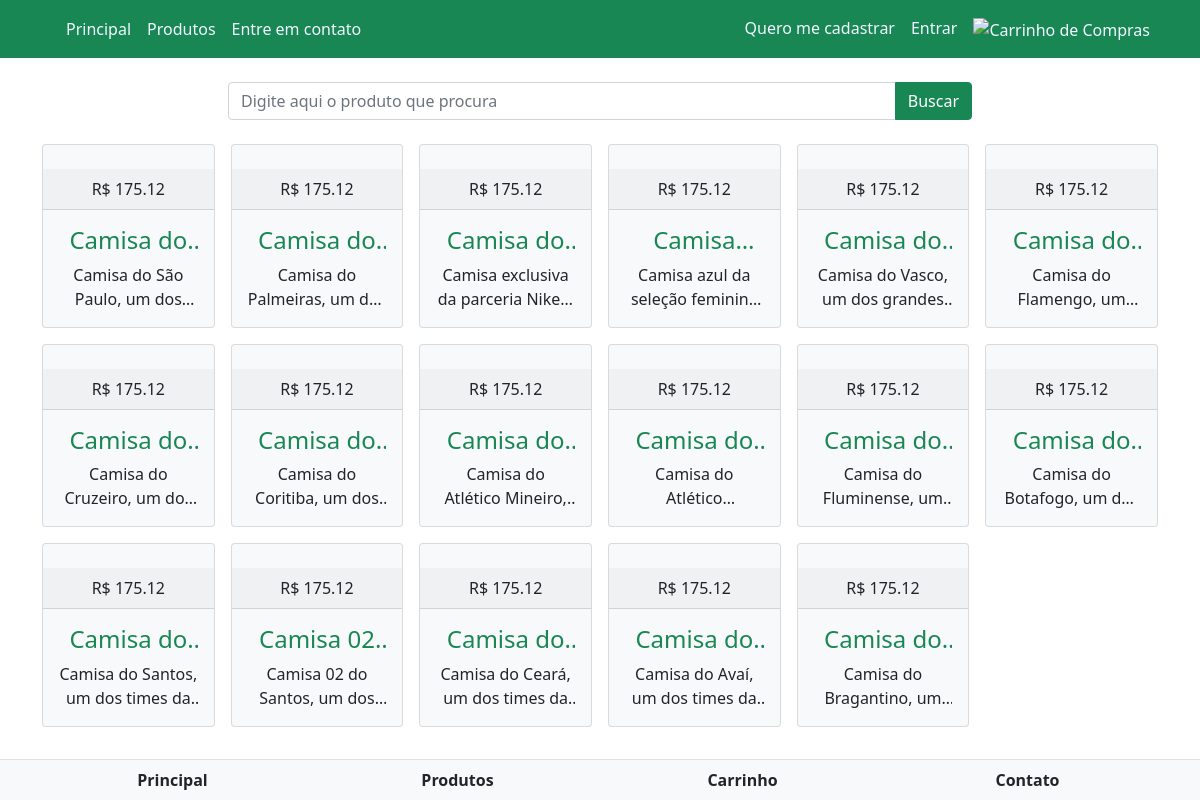
/produtos.php, run on the app's committed database.
### tables this page shows
CREATE table produto(
    id_produto serial not null,
    prod_nome varchar (100) not null,
    prod_preco double not null,
    prod_descricao varchar (200) not null,
    tamanho_p int not null,
    tamanho_m int not null,
    tamanho_g int not null,
    tamanho_gg int not null,
    prod_imagem varchar (100) not null,
    primary key (id_produto)
);

### controllers/base-html.controller.php (called while the page is built)
<?php
require("layout/base-html.php");

### controllers/cabecalho.controller.php (called while the page is built, shortened)
<?php
    $Logado = $_SESSION['logado'] ?? false;
    function verificaUsuario($Logado){
        return 'Entrar';
    }
    function verificaCadastro($Logado){
        return 'Quero me cadastrar';
    }
    function verificaLink($Logado){
        return 'cadastro.php';
    }
require('layout/cabecalho.php');

### controllers/barra-pesquisa.controller.php (called while the page is built)
<?php
require("layout/barra-pesquisa.php");

### controllers/produtos.controller.php (called while the page is built)
<?php
require("views/produtos.view.php");

### controllers/rodape.controller.php (called while the page is built)
<?php
require('layout/rodape.php');

### views/produtos.view.php (the view, shortened to what this page needs)
<?php
    $bd = Conexao::get();
    $query = $bd -> prepare("SELECT * FROM produto");
    $query -> execute();
    $produtos = $query -> fetchAll(PDO::FETCH_OBJ);
?>
<main class="container">
    <div class="row g-3">
        <?php foreach ($produtos as $produto) : ?>
            <div class="col-xl-2 col-lg-3 col-md-4 col-sm-6 d-flex align-items-stretch">
                <div class="card text-center bg-light">
                    <a href="produto.php">
                    </a>
                    <div class="card-header">R$ <?= $produto->prod_preco ?></div>
                    <div class="card-body">
                        <h4 class="card-title text-success description-size-limiter-1-line"><?= $produto->prod_nome ?></h4>
                        <p class="card-text description-size-limiter-2-lines"><?= $produto->prod_descricao ?></p>
                    </div>
                </div>
            </div>
        <?php endforeach; ?>
    </div>
</main>
<div style="height: 43px;" class="d-none d-md-block"></div>

### layout/base-html.php (shortened to what this page needs)
<!DOCTYPE html>
<html lang="pt-BR">
<head>
    <link rel="stylesheet" href="/css/style.css">
    <link href="https://cdn.jsdelivr.net/npm/bootstrap@5.1.3/dist/css/bootstrap.min.css" rel="stylesheet">

### produtos.php (shortened to what this page needs)
<?php
    require('controllers/base-html.controller.php');
?>
</head>
<body>
    <?php require('controllers/cabecalho.controller.php') ?>
    <?php require("controllers/barra-pesquisa.controller.php") ?>
    <?php require("controllers/produtos.controller.php") ?>
    <?php require('controllers/rodape.controller.php') ?>
</body>
</html>

### layout/cabecalho.php (shortened to what this page needs)
<nav class="navbar navbar-expand-md navbar-dark bg-success cabecalho">
    <div class="container">
        <div class="collapse navbar-collapse" id="nav-principal">
            <ul class="navbar-nav flex-grow-1">
                <li class="nav-item">
                    <a href="index.php" class="nav-link text-white">Principal</a>
                </li>
                <li class="nav-item">
                    <a href="produtos.php" class="nav-link text-white">Produtos</a>
                </li>
                <li class="nav-item">
                    <a href="contato.php" class="nav-link text-white">Entre em contato</a>
                </li>
            </ul>
            <ul class="navbar-nav">
                <li class="nav-item">
                    <a href="<?= verificaLink($Logado) ?>" class="nav-link text-white"><?= verificaCadastro($Logado)?></a>
                </li>
                <li class="nav-item">
                    <a href="login.php" class="nav-link text-white"><?= verificaUsuario($Logado) ?></a>
                </li>
                <li class="nav-item">
                    <a href="carrinho.php" class="nav-link"><img src="img/shopping-cart.png" alt="Carrinho de Compras" width="20"></a>
                </li>
            </ul>
        </div>
    </div>
</nav>

### layout/barra-pesquisa.php
<div class="container">
<div class="row">
        <div class="container my-4">
        <div class="col-md-8 offset-md-2">
            <form action="" class="justify-content-center">
                <div class="input-group input-group">
                    <input type="text" class="form-control search" placeholder="Digite aqui o produto que procura">
                    <button class="btn btn-success">Buscar</button>
                </div>
            </form>
        </div>
    </div>
</div>
</div>

### layout/rodape.php
<footer class="border-top fixed-bottom text-muted bg-light mt-2 py-2">
    <div class="container">
        <div class="row">
            <div class="col-12 col-sm-6 col-md-3 text-center">
                <a href="index.php" class="text-decoration-none text-dark"><strong>Principal</strong></a>
            </div>
            <div class="col-12 col-sm-6 col-md-3 text-center">
                <a href="produtos.php" class="text-decoration-none text-dark"><strong>Produtos</strong></a>
            </div>
            <div class="col-12 col-sm-6 col-md-3 text-center">
                <a href="carrinho.php" class="text-decoration-none text-dark"><strong>Carrinho</strong></a>
            </div>
            <div class="col-12 col-sm-6 col-md-3 text-center">
                <a href="contato.php" class="text-decoration-none text-dark"><strong>Contato</strong></a>
            </div>
        </div>
    </div>
</footer>

### css/style.css (style rules this page uses)
body, html { min-width: 400px; }
.cabecalho a.nav-link { color: aliceblue !important; }
.description-size-limiter-2-lines { overflow: hidden !important; text-overflow: ellipsis !important; display: -webkit-box !important; -webkit-line-clamp: 2 !important; -webkit-box-orient: vertical !important; }
.description-size-limiter-1-line { overflow: hidden !important; text-overflow: ellipsis !important; display: -webkit-box !important; -webkit-line-clamp: 1 !important; -webkit-box-orient: vertical !important; }

### data on the page
produto: prod_preco "175.12", prod_nome "Camisa…", prod_descricao "Camisa do São Paulo, um…"
produto: prod_preco "175.12", prod_nome "Camisa…", prod_descricao "Camisa do Palmeiras, um…"
produto: prod_preco "175.12", prod_nome "Camisa…", prod_descricao "Camisa exclusiva da parceria Nike…"
produto: prod_preco "175.12", prod_descricao "Camisa azul da seleção…"
produto: prod_preco "175.12", prod_nome "Camisa…", prod_descricao "Camisa do Vasco, um dos…"
produto: prod_preco "175.12", prod_nome "Camisa…", prod_descricao "Camisa do Flamengo,…"
produto: prod_preco "175.12", prod_nome "Camisa…", prod_descricao "Camisa do Cruzeiro, um…"
produto: prod_preco "175.12", prod_nome "Camisa…", prod_descricao "Camisa do Coritiba, um…"
produto: prod_preco "175.12", prod_nome "Camisa…", prod_descricao "Camisa do Atlético…"
produto: prod_preco "175.12", prod_nome "Camisa…", prod_descricao "Camisa do…"
produto: prod_preco "175.12", prod_nome "Camisa…", prod_descricao "Camisa do Fluminense,…"
produto: prod_preco "175.12", prod_nome "Camisa…", prod_descricao "Camisa do Botafogo, um…"
produto: prod_preco "175.12", prod_nome "Camisa…", prod_descricao "Camisa do Santos, um dos times…"
produto: prod_preco "175.12", prod_nome "Camisa…", prod_descricao "Camisa 02 do Santos, um…"
produto: prod_preco "175.12", prod_nome "Camisa…", prod_descricao "Camisa do Ceará, um dos times…"
produto: prod_preco "175.12", prod_nome "Camisa…", prod_descricao "Camisa do Avaí, um dos times…"
produto: prod_preco "175.12", prod_nome "Camisa…", prod_descricao "Camisa do Bragantino,…"

### other printed values
verificaCadastro($Logado) "Quero me cadastrar"
verificaUsuario($Logado) "Entrar"
